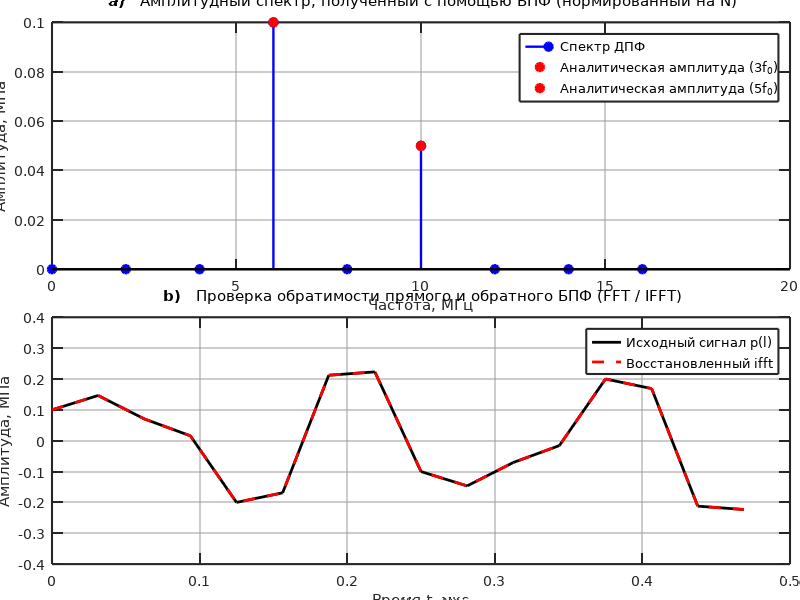
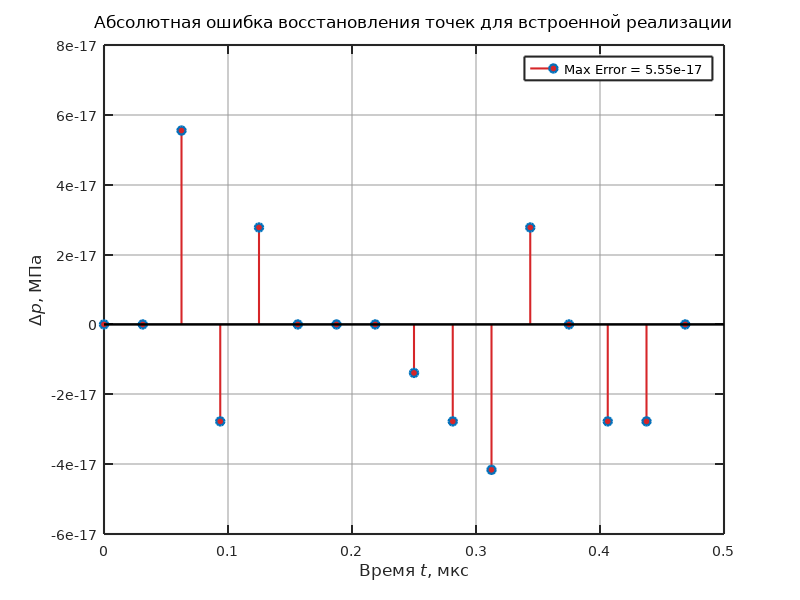

Write MATLAB code to recreate these figures, in order.
clear; clc; close all;

blue_color = [0.12, 0.47, 0.71];
red_color  = [0.84, 0.15, 0.16];
set(0, 'DefaultFigureColor', 'w');
set(0, 'DefaultAxesColor', 'w');
set(0, 'DefaultTextFontName', 'DejaVu Sans');
set(0, 'DefaultAxesFontName', 'DejaVu Sans');
set(0, 'DefaultAxesFontSize', 10);
set(0, 'DefaultTextFontSize', 12);
set(0, 'DefaultAxesLineWidth', 1.5);
set(0, 'DefaultLineLineWidth', 1.7);
set(0, 'DefaultTextFontWeight', 'normal');
set(0, 'DefaultAxesTitleFontWeight', 'normal'); 
set(0, 'DefaultAxesTickDir', 'in');
set(0, 'DefaultAxesTickLength', [0.015 0.025]);

set(0, 'DefaultAxesXGrid', 'on');
set(0, 'DefaultAxesYGrid', 'on');
set(0, 'DefaultAxesGridLineStyle', '-');
set(0, 'DefaultAxesGridColor', [0.6 0.6 0.6]);
set(0, 'DefaultAxesGridAlpha', 0.5);


a0 = 0.1;
f0 = 2.0;
w0 = 2 * pi * f0;
T = 0.5;
N = 16;
h = T / N;
l_indices = 0 : (N - 1);
t_l = l_indices * h;
p_l = 2 * a0 * sin(3 * w0 * t_l) + a0 * cos(5 * w0 * t_l);
P_fft_raw = fft(p_l);
P_fft_normalized = P_fft_raw / N;
amplitude_fft = abs(P_fft_normalized);
fs = 1 / h;
freqs_fft = (0 : (N - 1)) * (fs / N);
p_ifft = ifft(P_fft_raw);
p_ifft_real = real(p_ifft);


figure('Position', [110, 55, 1600, 1300]);
axes('Position', [0.0650, 0.5513, 0.9225, 0.4114]);
half_N = (N / 2) + 1;
stem(freqs_fft(1:half_N), amplitude_fft(1:half_N), 'filled', 'b', 'DisplayName', 'Спектр ДПФ');
hold on;
plot(6.0, 0.1, 'ro', 'MarkerFaceColor', 'r', 'DisplayName', 'Аналитическая амплитуда (3f_0)');
plot(10.0, 0.05, 'ro', 'MarkerFaceColor', 'r', 'DisplayName', 'Аналитическая амплитуда (5f_0)');
hold off;
title('\bf a) \rm  Амплитудный спектр, полученный с помощью БПФ (нормированный на N)');
xlabel('Частота, МГц');
ylabel('Амплитуда, МПа');
grid on;
legend('Location', 'northeast');

axes('Position', [0.0650, 0.0598, 0.9225, 0.4114]);
plot(t_l, p_l, 'k-', 'LineWidth', 2, 'DisplayName', 'Исходный сигнал p(l)');
hold on;
plot(t_l, p_ifft_real, 'r--', 'LineWidth', 2, 'DisplayName', 'Восстановленный ifft');
hold off;
title('\bf b) \rm  Проверка обратимости прямого и обратного БПФ (FFT / IFFT)');
xlabel('Время \itt\rm, мкс');
ylabel('Амплитуда, МПа');
grid on;
legend('Location', 'northeast');
print(gcf, 'fig_5_m.png', '-dpng', '-r300');

% evaluate absolute error
error_fft    = p_ifft_real - p_l;
max_err_fft    = max(abs(error_fft));
figure('Position', [150, 150, 900, 800]);
stem(t_l, error_fft, 'filled', 'Color', red_color, 'MarkerFaceColor', red_color, 'LineWidth', 1.5);
hold on;
plot(xlim, [0 0], 'k-', 'LineWidth', 1);
hold off;
title('Абсолютная ошибка восстановления точек для встроенной реализации');
xlabel('Время \itt\rm, мкс');
ylabel('\Delta\itp\rm, МПа');
grid on;
text_str2 = sprintf('Max Error = %.2e', max_err_fft);
legend(text_str2, 'Location', 'best');
print(gcf, 'fig_5_error.png', '-dpng', '-r300');
